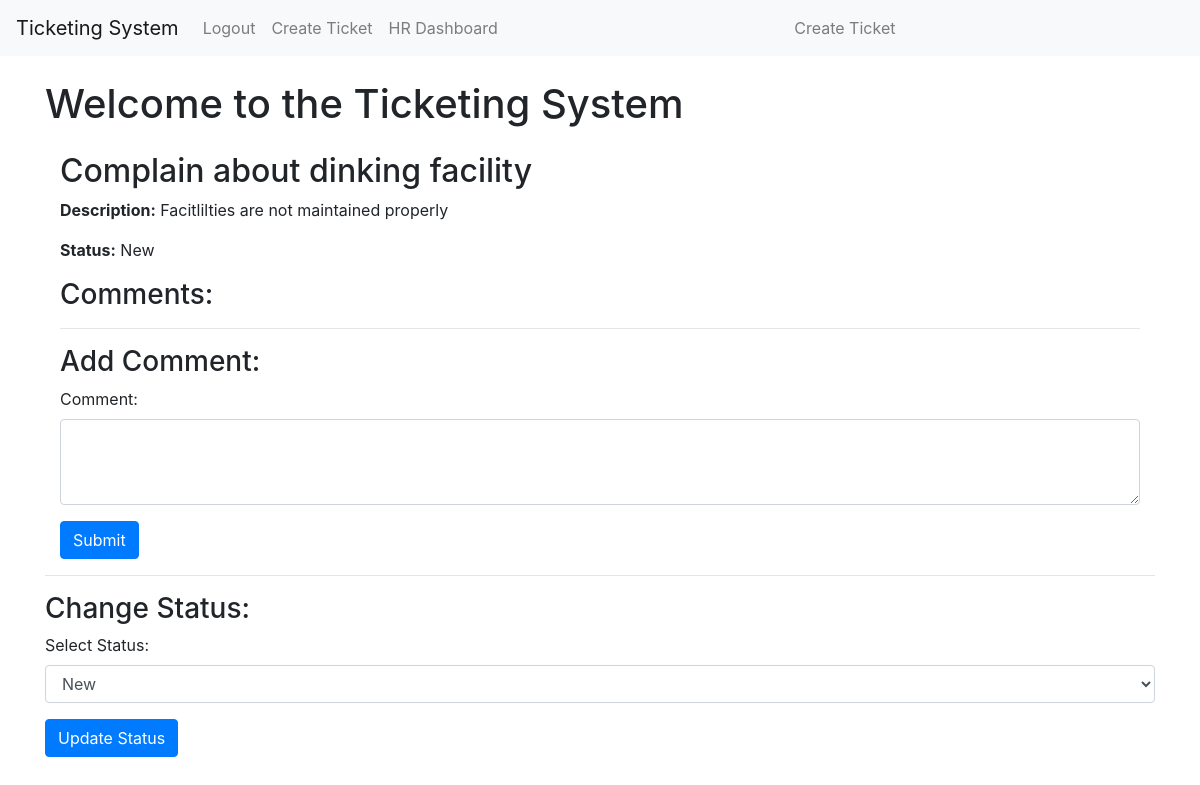
The page /ticket/2 (signed in) on the database as committed earlier.
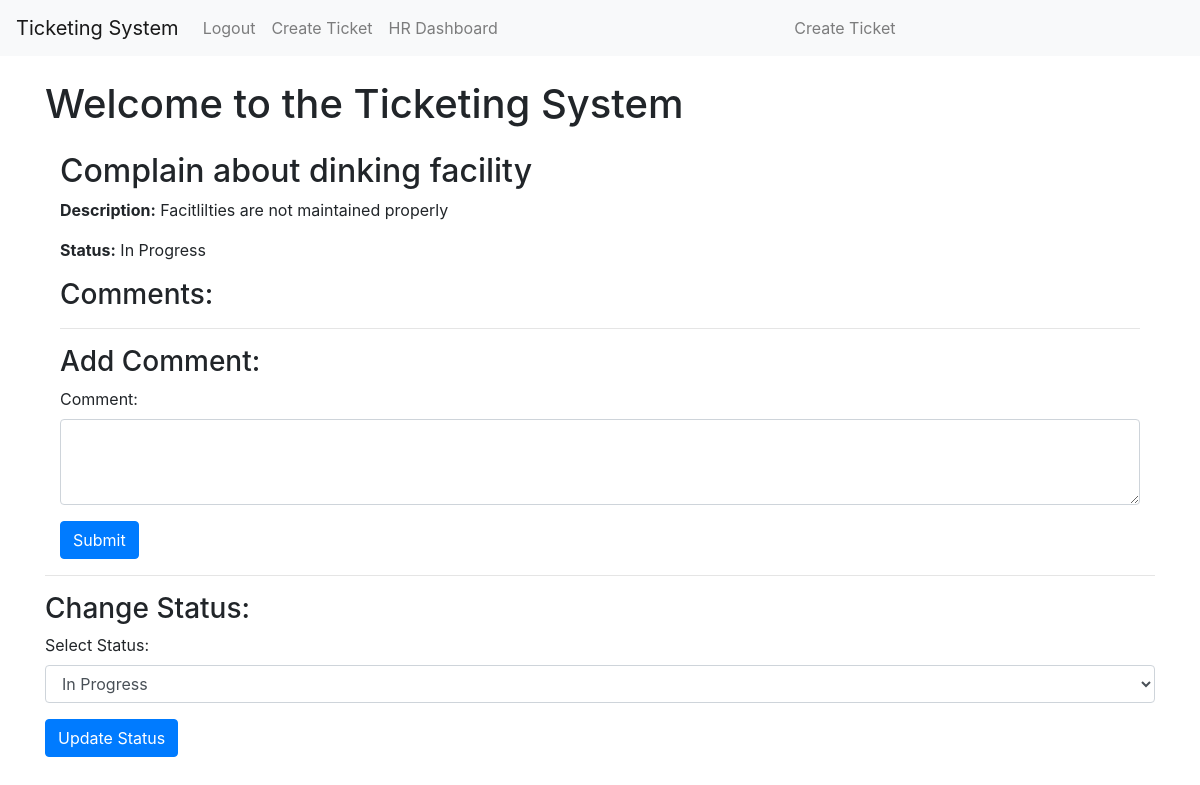
The same page on the database as committed later.
### app/models.py (models this page shows)
class Ticket(db.Model):
    id = db.Column(db.Integer, primary_key=True)
    title = db.Column(db.String(100), nullable=False)
    description = db.Column(db.Text, nullable=False)
    status = db.Column(db.String(20), default='New')  # Consider using an enum
    creator_id = db.Column(db.Integer, db.ForeignKey('user.id'), nullable=False)
    creator = db.relationship('User', backref='tickets')

### app/__init__.py (the view)
    @app.route('/ticket/<int:ticket_id>')
    @login_required
    def view_ticket(ticket_id):
        ticket = Ticket.query.get_or_404(ticket_id)
        if current_user.id != ticket.creator_id and not current_user.is_hr:
            flash('You are not authorized to view this ticket.', 'warning')
            return redirect(url_for('index'))
        comment_form = CommentForm()
        status_form = StatusForm()
        return render_template('ticket_detail.html', ticket=ticket, comment_form=comment_form, status_form=status_form)

### app/forms.py
class CommentForm(FlaskForm):
    comment = StringField('Add your comments/query here', validators=[DataRequired(
        message="Please enter a comment before submitting.")])
    submit = SubmitField('Submit Comment')

class StatusForm(FlaskForm):
    status_choices = [('New', 'New'), ('In Progress', 'In Progress'), ('Closed', 'Closed')]  # Define status choices
    status = SelectField('Status', choices=status_choices, validators=[DataRequired()])
    submit = SubmitField('Update Status')

### app/__init__.py (called while the page is built)
@login_manager.user_loader
def load_user(user_id):
    return User.query.get(int(user_id))

### app/templates/ticket_detail.html (shortened to what this page needs)
{% extends 'base.html' %}
{% block content %}
  <div class="container mt-4">
    <h2>{{ ticket.title }}</h2>
    <p><strong>Description:</strong> {{ ticket.description }}</p>
    <p><strong>Status:</strong> {{ ticket.status }}</p>
    <h3>Comments:</h3>
    <hr>
    <h3>Add Comment:</h3>
    <form action="{{ url_for('add_comment', ticket_id=ticket.id) }}" method="post">
      <div class="form-group">
        <label for="comment">Comment:</label>
        <textarea class="form-control" id="comment" name="comment" rows="3" required></textarea>
      </div>
      <button type="submit" class="btn btn-primary">Submit</button>
    </form>
  </div>
<hr>
    <h3>Change Status:</h3>
      <form action="{{ url_for('change_status', ticket_id=ticket.id) }}" method="post">
        <div class="form-group">
          <label for="status">Select Status:</label>
          <select class="form-control" id="status" name="status" required>
            <option value="New" {% if ticket.status == 'New' %} selected {% endif %}>New</option>
            <option value="In Progress" {% if ticket.status == 'In Progress' %} selected {% endif %}>In Progress</option>
          </select>
        </div>
        <button type="submit" class="btn btn-primary">Update Status</button>
      </form>
  </div>
{% endblock %}

Rows that differ between the two databases and show on the page:
changed Ticket "Complain about dinking facility": status "New" → "In Progress"
